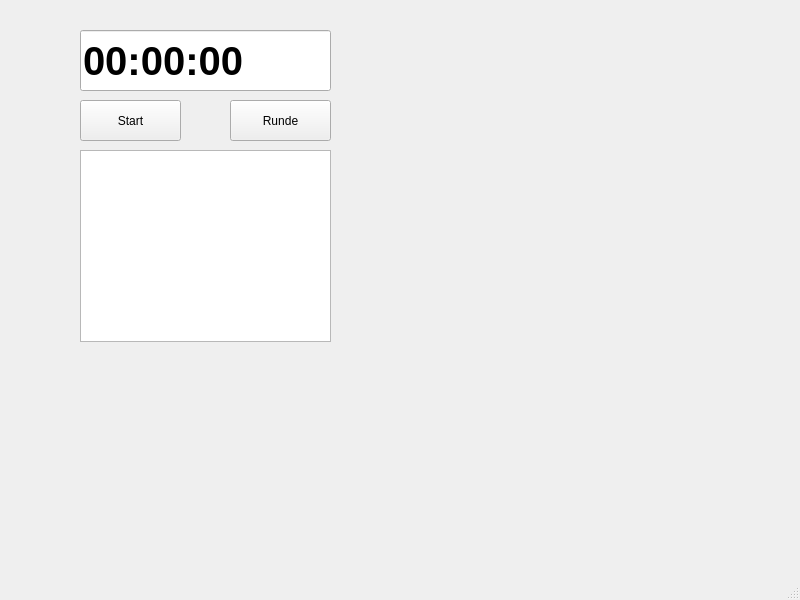
<?xml version="1.0" encoding="UTF-8"?>
<ui version="4.0">
 <class>MainWindow</class>
 <widget class="QMainWindow" name="MainWindow">
  <property name="geometry">
   <rect>
    <x>0</x>
    <y>0</y>
    <width>800</width>
    <height>600</height>
   </rect>
  </property>
  <property name="windowTitle">
   <string>MainWindow</string>
  </property>
  <widget class="QWidget" name="centralwidget">
   <widget class="QLineEdit" name="time_output">
    <property name="geometry">
     <rect>
      <x>80</x>
      <y>30</y>
      <width>251</width>
      <height>61</height>
     </rect>
    </property>
    <property name="font">
     <font>
      <pointsize>30</pointsize>
      <bold>true</bold>
     </font>
    </property>
    <property name="layoutDirection">
     <enum>Qt::LeftToRight</enum>
    </property>
    <property name="text">
     <string>00:00:00</string>
    </property>
    <property name="readOnly">
     <bool>true</bool>
    </property>
   </widget>
   <widget class="QPushButton" name="start_stop_button">
    <property name="geometry">
     <rect>
      <x>80</x>
      <y>100</y>
      <width>101</width>
      <height>41</height>
     </rect>
    </property>
    <property name="text">
     <string>Start</string>
    </property>
   </widget>
   <widget class="QListWidget" name="round_output">
    <property name="geometry">
     <rect>
      <x>80</x>
      <y>150</y>
      <width>251</width>
      <height>192</height>
     </rect>
    </property>
   </widget>
   <widget class="QPushButton" name="round_button">
    <property name="geometry">
     <rect>
      <x>230</x>
      <y>100</y>
      <width>101</width>
      <height>41</height>
     </rect>
    </property>
    <property name="text">
     <string>Runde</string>
    </property>
   </widget>
  </widget>
  <widget class="QMenuBar" name="menubar">
   <property name="geometry">
    <rect>
     <x>0</x>
     <y>0</y>
     <width>800</width>
     <height>22</height>
    </rect>
   </property>
  </widget>
  <widget class="QStatusBar" name="statusbar"/>
 </widget>
 <resources/>
 <connections/>
</ui>
